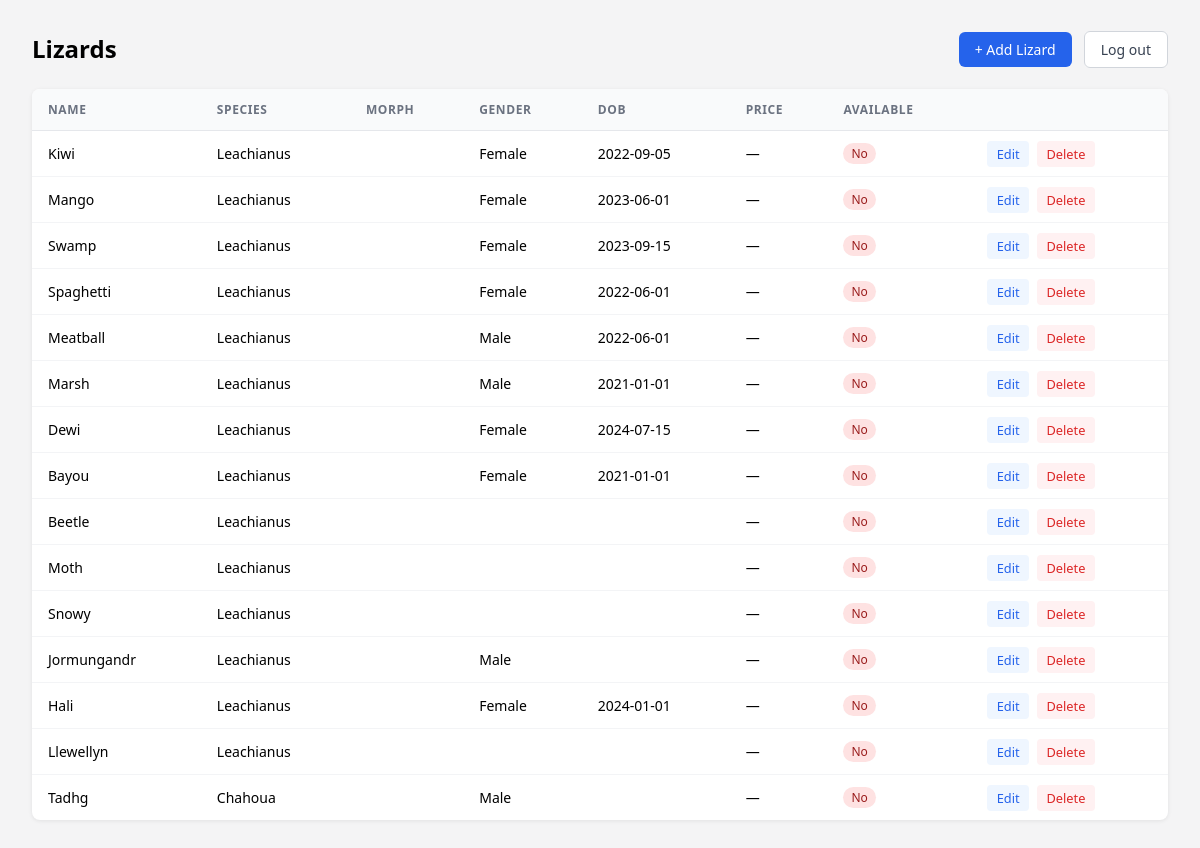
The page /admin/index.php (signed in) on the database its author committed.
### tables this page shows
CREATE TABLE IF NOT EXISTS lizards (
  id             INT AUTO_INCREMENT PRIMARY KEY,
  name           VARCHAR(255)  NOT NULL DEFAULT '',
  species        VARCHAR(255)  NOT NULL DEFAULT '',
  morph          VARCHAR(255)  NOT NULL DEFAULT '',
  locality       VARCHAR(255)  NOT NULL DEFAULT '',
  gender         VARCHAR(50)   NOT NULL DEFAULT '',
  date_of_birth  VARCHAR(50)   NOT NULL DEFAULT '',
  sire           VARCHAR(255)  NOT NULL DEFAULT '',
  dame           VARCHAR(255)  NOT NULL DEFAULT '',
  weight_g       FLOAT                  DEFAULT NULL,
  price          FLOAT                  DEFAULT NULL,
  available             TINYINT(1)    NOT NULL DEFAULT 0,
  description           TEXT          NOT NULL DEFAULT '',
  photo                 VARCHAR(1000) NOT NULL DEFAULT '',
  obtained_from         VARCHAR(255)  NOT NULL DEFAULT '',
  is_breeder            TINYINT(1)    NOT NULL DEFAULT 0,
  hide_weight_history   TINYINT(1)    NOT NULL DEFAULT 0
);

### admin/index.php (the view, shortened to what this page needs)
<?php
$pdo = new PDO(
    'mysql:host=' . DB_HOST . ';dbname=' . DB_NAME . ';charset=utf8mb4',
    DB_USER, DB_PASS,
    [PDO::ATTR_ERRMODE => PDO::ERRMODE_EXCEPTION]
);
$lizards = $pdo->query('SELECT * FROM lizards ORDER BY id')->fetchAll(PDO::FETCH_ASSOC);
?>
<!DOCTYPE html>
<html lang="en">
<head>
</head>
<body>
<div class="header">
  <h1>Lizards</h1>
  <div class="actions">
    <a href="edit.php" class="btn-primary actions">+ Add Lizard</a>
    <a href="logout.php" class="btn-secondary actions">Log out</a>
  </div>
</div>
<table>
  <thead>
    <tr>
      <th>Name</th>
      <th>Species</th>
      <th>Morph</th>
      <th>Gender</th>
      <th>DOB</th>
      <th>Price</th>
      <th>Available</th>
      <th></th>
    </tr>
  </thead>
  <tbody>
    <?php if (empty($lizards)): ?>
      <tr><td colspan="8" class="empty">No lizards yet. Add one above.</td></tr>
    <?php else: ?>
      <?php foreach ($lizards as $l): ?>
      <tr>
        <td><?= htmlspecialchars($l['name']) ?></td>
        <td><?= htmlspecialchars($l['species']) ?></td>
        <td><?= htmlspecialchars($l['morph']) ?></td>
        <td><?= htmlspecialchars($l['gender']) ?></td>
        <td><?= htmlspecialchars($l['date_of_birth']) ?></td>
        <td><?= $l['price'] !== null ? '$' . number_format($l['price'], 2) : '—' ?></td>
        <td>
          <span class="badge <?= $l['available'] ? 'badge-yes' : 'badge-no' ?>">
            <?= $l['available'] ? 'Yes' : 'No' ?>
          </span>
        </td>
        <td class="row-actions">
          <a href="edit.php?id=<?= $l['id'] ?>" class="btn-edit">Edit</a>
          <a href="delete.php?id=<?= $l['id'] ?>" class="btn-delete"
             onclick="return confirm('Delete <?= htmlspecialchars(addslashes($l['name'])) ?>?')">Delete</a>
        </td>
      </tr>
      <?php endforeach; ?>
    <?php endif; ?>
  </tbody>
</table>
</body>
</html>

### admin/index.php (style rules this page uses)
*, *::before, *::after { box-sizing: border-box; margin: 0; padding: 0; }
body { font-family: system-ui, sans-serif; background: #f4f4f5; padding: 2rem; }
.header { display: flex; align-items: center; justify-content: space-between; margin-bottom: 1.5rem; }
h1 { font-size: 1.5rem; }
.actions a { text-decoration: none; padding: .5rem 1rem; border-radius: 6px; font-size: .875rem; font-weight: 500; }
.btn-primary { background: #2563eb; color: #fff; }
.btn-secondary { background: #fff; color: #374151; border: 1px solid #d1d5db; margin-left: .5rem; }
table { width: 100%; border-collapse: collapse; background: #fff; border-radius: 8px; overflow: hidden; box-shadow: 0 1px 4px rgba(0,0,0,.08); }
th { background: #f9fafb; text-align: left; padding: .75rem 1rem; font-size: .75rem; text-transform: uppercase; letter-spacing: .05em; color: #6b7280; border-bottom: 1px solid #e5e7eb; }
td { padding: .75rem 1rem; border-bottom: 1px solid #f3f4f6; font-size: .875rem; vertical-align: middle; }
tr:last-child td { border-bottom: none; }
.badge { display: inline-block; padding: .125rem .5rem; border-radius: 9999px; font-size: .75rem; font-weight: 500; }
.badge-no { background: #fee2e2; color: #991b1b; }
.row-actions a { text-decoration: none; font-size: .8rem; padding: .25rem .6rem; border-radius: 4px; }
.btn-edit { background: #eff6ff; color: #2563eb; }
.btn-delete { background: #fff1f2; color: #dc2626; margin-left: .25rem; }

### rows shown on the page
lizards: name "Kiwi", species "Leachianus", gender "Female", date_of_birth "2022-09-05", available "No"
lizards: name "Mango", species "Leachianus", gender "Female", date_of_birth "2023-06-01", available "No"
lizards: name "Swamp", species "Leachianus", gender "Female", date_of_birth "2023-09-15", available "No"
lizards: name "Spaghetti", species "Leachianus", gender "Female", date_of_birth "2022-06-01", available "No"
lizards: name "Meatball", species "Leachianus", gender "Male", date_of_birth "2022-06-01", available "No"
lizards: name "Marsh", species "Leachianus", gender "Male", date_of_birth "2021-01-01", available "No"
lizards: name "Dewi", species "Leachianus", gender "Female", date_of_birth "2024-07-15", available "No"
lizards: name "Bayou", species "Leachianus", gender "Female", date_of_birth "2021-01-01", available "No"
lizards: name "Beetle", species "Leachianus", available "No"
lizards: name "Moth", species "Leachianus", available "No"
lizards: name "Snowy", species "Leachianus", available "No"
lizards: name "Jormungandr", species "Leachianus", gender "Male", available "No"
lizards: name "Hali", species "Leachianus", gender "Female", date_of_birth "2024-01-01", available "No"
lizards: name "Llewellyn", species "Leachianus", available "No"
lizards: name "Tadhg", species "Chahoua", gender "Male", available "No"
